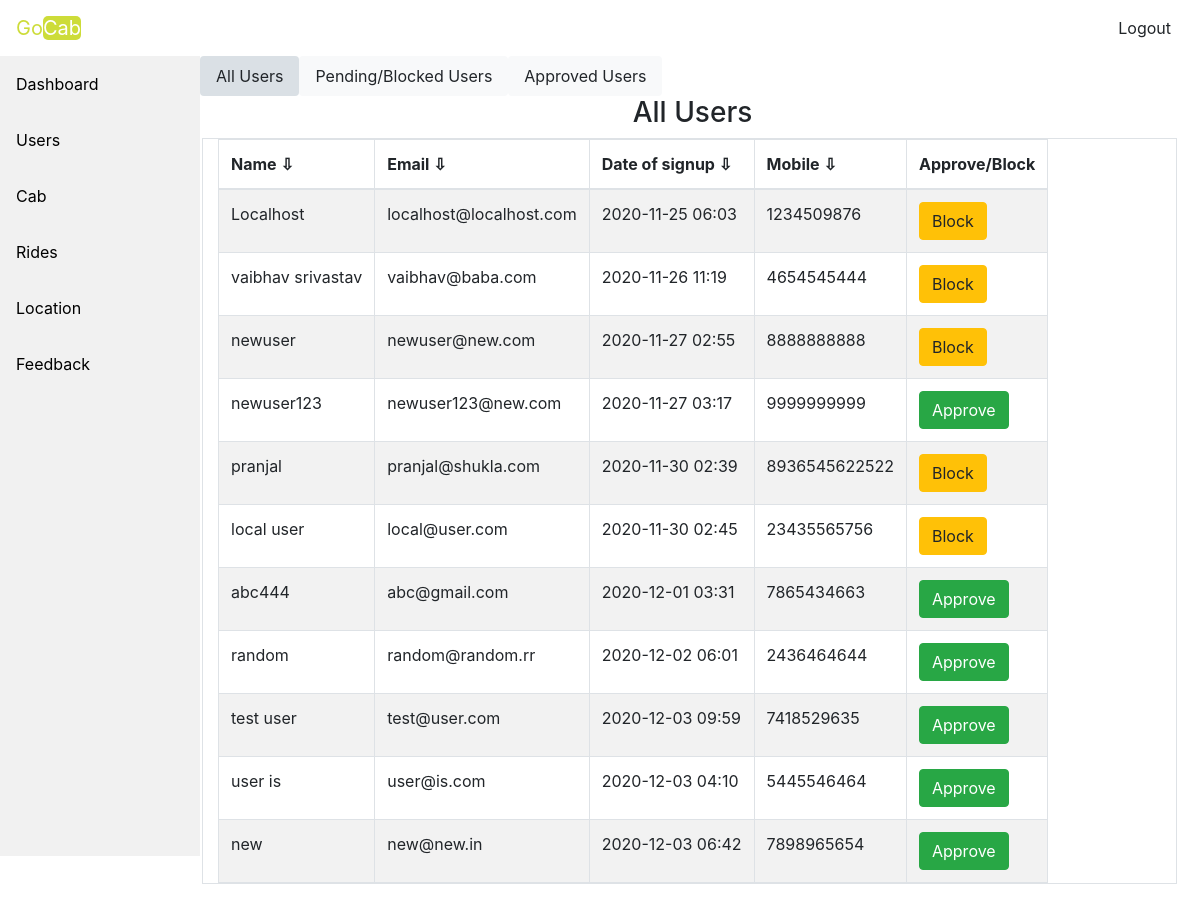
Page /allusers.php (signed in) on the committed database.
### tables this page shows
CREATE TABLE `user` (
  `user_id` int(11) NOT NULL,
  `user_name` varchar(50) NOT NULL,
  `name` varchar(255) NOT NULL,
  `dateofsignup` varchar(20) NOT NULL,
  `mobile` varchar(15) NOT NULL,
  `isblock` tinyint(1) NOT NULL,
  `password` varchar(50) NOT NULL,
  `is_admin` tinyint(1) NOT NULL
);

### dbcon.php (called while the page is built, shortened)
<?php
    class dbcon
    {
    function __construct(){
    $this->conn = new mysqli("localhost","root","", "cabne");
    }
    }
    ?>

### adminwrk.php (called while the page is built, shortened)
<?php
class adminwrk
{
    function newuser($conn)
    {
        $sql = "SELECT * FROM user WHERE is_admin=0";
        $result = $conn->query($sql);
        $appr=array();
        while($row = $result->fetch_assoc()){
            array_push($appr, $row);
        }
        return $appr;
    }
}
?>

### allusers.php (the view, shortened to what this page needs)
<?php
include('adhead.php');
if($_SESSION['userdata']['is_admin']==1){
include('adsidebar.php');
?>
<nav class="nav nav-pills nav-justified col-sm-10">
  <a class="nav-link btn-light active" href="allusers.php">All Users</a>
  <a class="nav-link btn-light" href="aprove.php">Pending/Blocked Users</a>
  <a class="nav-link btn-light" href="aprovedusr.php">Approved Users</a>
</nav>
<div class="container-fluid">
  <h3 class="text-center">All Users</h3>
    <table id='tbl' class="container-fluid col-lg-10 mr-lg-2 table table-responsive table-hover table-bordered table-striped">
        <thead>
            <th onclick='sortTable(1,tbl)'>Name ⇩</th>
            <th onclick='sortTable(2,tbl)'>Email ⇩</th>
            <th onclick='sortTable(3,tbl)'>Date of signup ⇩</th>
            <th onclick='sortTablen(4,tbl)'>Mobile ⇩</th>
            <th>Approve/Block</th>
        </thead>
        <tbody>
        <?php
            $adm = new adminwrk();
            $admc = new dbcon();
            $show = $adm->newuser($admc->conn);
            foreach($show as $key=>$val)
            {
              echo "<tr><td>".$val['name']."</td><td>".$val['user_name']."</td><td>".$val['dateofsignup']."</td><td>".$val['mobile']."</td></td>";
              if($val['isblock']==1)
              {
                echo "<td><a class='btn btn-warning' href='allusers.php?action=blk&id=".$val['user_id']."'>Block</a></td>";
              }
              if($val['isblock']==0)
              {
               echo "<td><a class='btn btn-success' href='allusers.php?action=app&id=".$val['user_id']."'>Approve</a></td>";
              }
            }
        ?>
        </tbody>
    </table>
  </div>
  <?php
}
else{
    echo '<h1 class="text-center text-weight-bold text-dark">You Are not Authorised</h1>';
  }
  include('adfoot.php'); ?>

### header.php (shortened to what this page needs)
<!doctype html>
<html lang="en">
  <head>
    <link rel="stylesheet" href="assets/css/bootstrap.min.css" >
    <link rel="stylesheet" href="assets/css/style.css">
  </head>

### adhead.php (shortened to what this page needs)
<?php
include('header.php');
include('adminwrk.php');
 ?>
<header>
      <nav  class="navbar navbar-expand-lg">
          <a class="navbar-brand nos" href="index.php">Go<span class="gree">Cab</span></a>
            <div class="collapse navbar-collapse" id="navbarSupportedContent">
              <ul class="navbar-nav ml-auto">
                  <li class="nav-item rbtn">
                      <a class="btn" href="logout.php">Logout</a>
                  </li>
              </ul>
          </div>
      </nav>
  </header>

### adsidebar.php
<div class="sidebar col-lg-2 container-fluid float-left list-group list-group-flush">
    <a href="admin.php">Dashboard</a>
    <a href="allusers.php">Users</a>
    <a href="allcab.php">Cab</a>
    <a href="allrides.php">Rides</a>
    <a href="addlocation.php">Location</a>
    <a href="feed.php">Feedback</a>
  </div>

### adfoot.php (shortened to what this page needs)
</body>
</html>

### assets/css/style.css (style rules this page uses)
.gree { background-color: #CDDC39; color: white; border-radius: 5px; }
.nos { color: #CDDC39; }
th { cursor: pointer; }
.sidebar { background-color: #f1f1f1; height: 800px; width: 200px; overflow: auto; }
.sidebar a { display: block; color: black; padding: 16px; text-decoration: none; }

### rows in the picture
user: name "Localhost", user_name "localhost@localhost.com", dateofsignup "2020-11-25 06:03", mobile "1234509876"
user: name "vaibhav srivastav", user_name "vaibhav@baba.com", dateofsignup "2020-11-26 11:19", mobile "4654545444"
user: name "newuser", user_name "newuser@new.com", dateofsignup "2020-11-27 02:55", mobile "8888888888"
user: name "newuser123", user_name "newuser123@new.com", dateofsignup "2020-11-27 03:17", mobile "9999999999"
user: name "pranjal", user_name "pranjal@shukla.com", dateofsignup "2020-11-30 02:39", mobile "8936545622522"
user: name "local user", user_name "local@user.com", dateofsignup "2020-11-30 02:45", mobile "23435565756"
user: name "abc444", user_name "abc@gmail.com", dateofsignup "2020-12-01 03:31", mobile "7865434663"
user: name "random", user_name "random@random.rr", dateofsignup "2020-12-02 06:01", mobile "2436464644"
user: name "test user", user_name "test@user.com", dateofsignup "2020-12-03 09:59", mobile "7418529635"
user: name "user is", user_name "user@is.com", dateofsignup "2020-12-03 04:10", mobile "5445546464"
user: name "new", user_name "new@new.in", dateofsignup "2020-12-03 06:42", mobile "7898965654"
